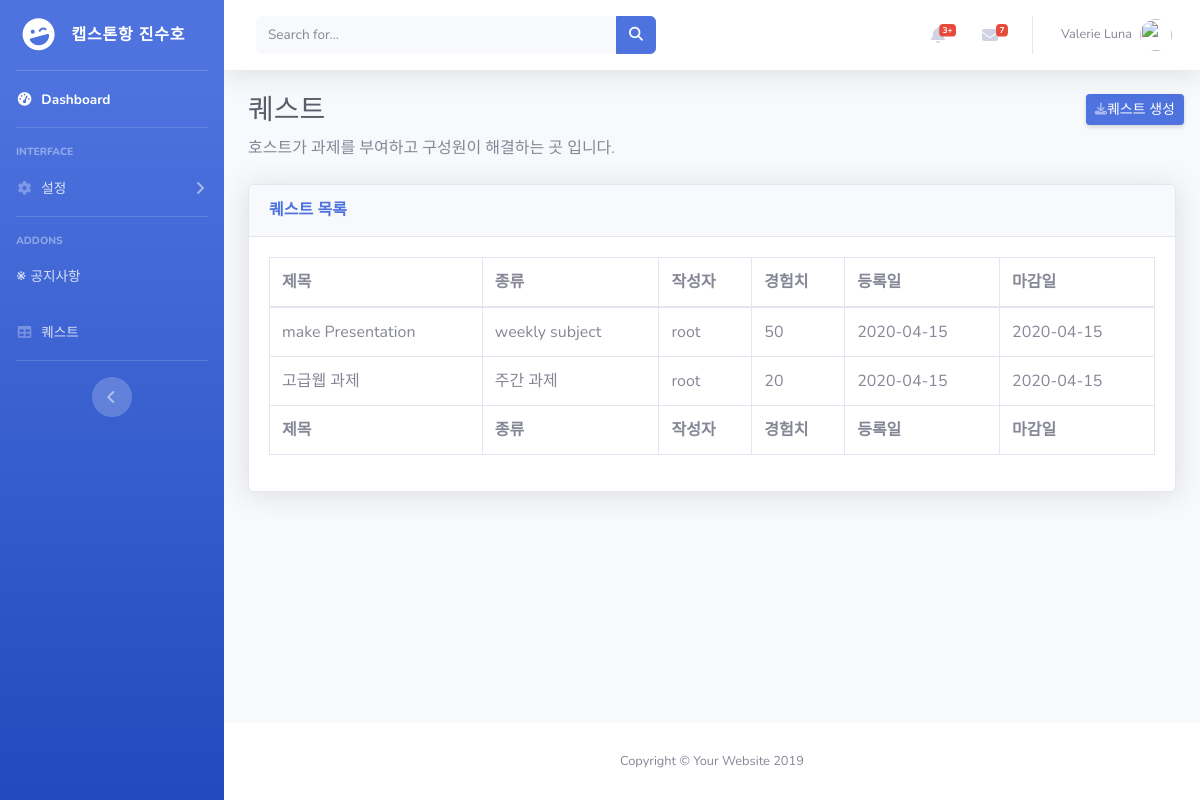
The app's page /group/2/showQuest/ (signed in), older data.
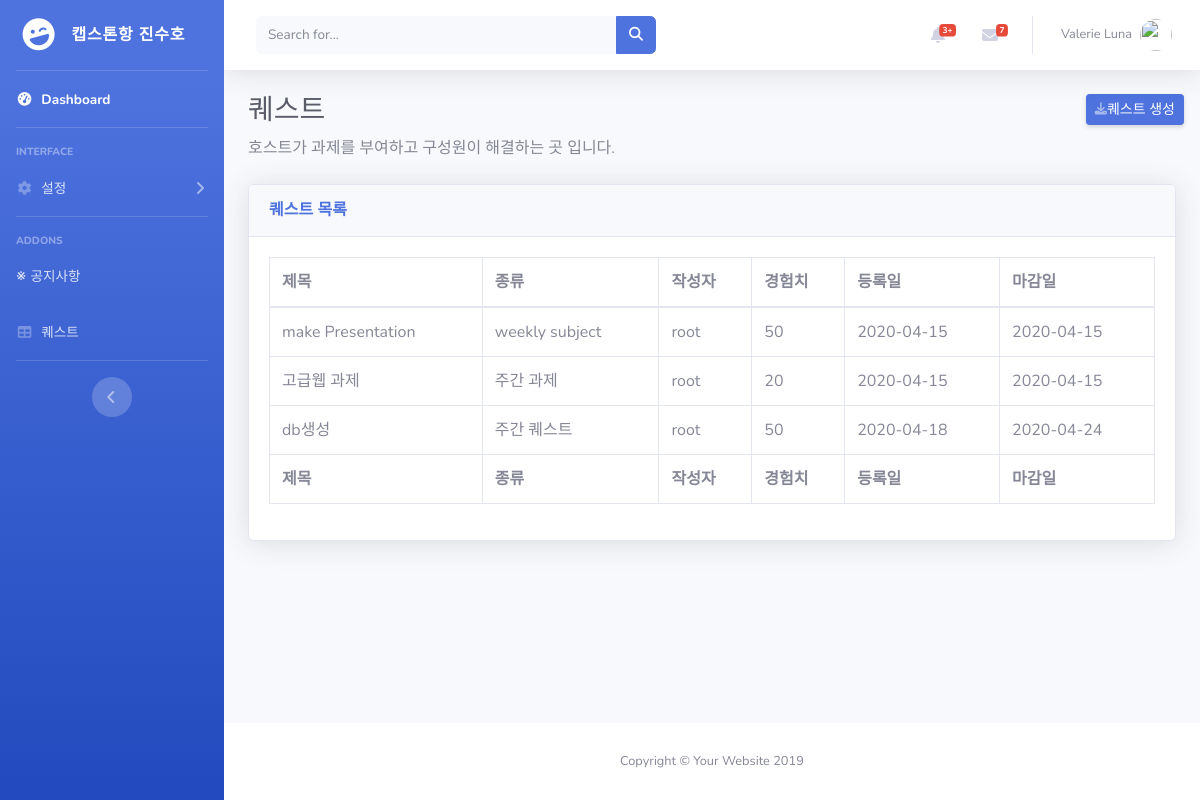
The same page, newer data.
### group_control/models.py (models this page shows)
class Quest(models.Model):
    title = models.CharField(max_length=50)
    type = models.CharField(max_length=50)
    exp = models.IntegerField(default=0)
    created_at = models.DateTimeField(auto_now_add=True)
    end = models.DateTimeField()
    join = models.ForeignKey(Join, on_delete=models.CASCADE, default=0)
    content = models.CharField(max_length=200, null=True)
    class Meta:
        ordering = ['created_at']

### main/models.py (models this page shows)
class Join(models.Model):
    user = models.ForeignKey(settings.AUTH_USER_MODEL, on_delete=models.CASCADE)
    group = models.ForeignKey(Group, on_delete=models.CASCADE, default=0)
    role = models.CharField(max_length=50, default='member')
    exp = models.IntegerField(default=0)
    level = models.IntegerField(default=0)
    penalty = models.IntegerField(default=0)

class Group(models.Model):
    title = models.CharField(max_length=50)
    finalTarget = models.CharField(max_length=200)
    groupType = models.CharField(max_length=50, default='토익 스터디')
    fee = models.IntegerField(default=100)
    host = models.ForeignKey(settings.AUTH_USER_MODEL, on_delete=models.CASCADE)
    created_at = models.DateTimeField(auto_now_add=True)

### group_control/views.py (the view)
# urls.py: path('showQuest/', showQuest, name='showQuest'),    # 삭제 예정
def showQuest(request, pk):
    currGroup = Group.objects.get(id=pk)
    currJoin = Join.objects.get(group=currGroup, user=request.user)
    quest = Quest.objects.filter(join=currJoin)
    form = QuestForm()
    dict = {
        'group': currGroup,
        'quest':quest,
        'form':form,
    }
    return render(request, 'group_control/quest.html', dict)

### group_control/forms.py
class QuestForm(forms.ModelForm):
    class Meta:
        model = Quest
        fields = {'title', 'type', 'exp', 'end', 'content'}
        widgets = {
            'end': DateInput(),
        }

### group_control/templates/group_control/quest.html (shortened to what the changed rows need)
{% load static %}
<!DOCTYPE html>
<html lang="en">
<head>
  <link href="{% static 'vendor/fontawesome-free/css/all.min.css' %}" rel="stylesheet" type="text/css">
  <link href="{% static 'css/sb-admin-2.min.css' %}" rel="stylesheet">
  <link href="{% static 'vendor/datatables/dataTables.bootstrap4.min.css' %}" rel="stylesheet">
</head>
<body id="page-top">
  <div id="wrapper">
    <div id="content-wrapper" class="d-flex flex-column">
      <div id="content">
        <div class="container-fluid">
          <h1 class="h3 mb-2 text-gray-800">퀘스트</h1>
          <div class="card shadow mb-4">
            <div class="card-body">
              <div class="table-responsive">
                <table class="table table-bordered" id="dataTable" width="100%" cellspacing="0">
                  <thead>
                    <tr>
                      <th>제목</th>
                      <th>종류</th>
                      <th>작성자</th>
                      <th>경험치</th>
                      <th>등록일</th>
                      <th>마감일</th>
                    </tr>
                  </thead>
                  <tfoot>
                    <tr>
                      <th>제목</th>
                      <th>종류</th>
                      <th>작성자</th>
                      <th>경험치</th>
                      <th>등록일</th>
                      <th>마감일</th>
                    </tr>
                  </tfoot>
                  <tbody>
                   {% for q in quest %}
                    <tr id ="quest1" onclick="viewModal('{{q.title}}')" style="cursor: pointer;">
                      <td>{{q.title}}</td>
                      <td>{{q.type}}</td>
                      <td>{{q.join.group.host}}</td>
                      <td>{{q.exp}}</td>
                      <td>{{q.created_at | date:'Y-m-d'}}</td>
                      <td>{{q.end | date:'Y-m-d'}}</td>
                    </tr>
                   {% endfor %}
                  </tbody>
                </table>
              </div>
            </div>
          </div>
        </div>
      </div>
    </div>
  </div>
</body>
</html>

Row changes from the older to the newer data that the page shows:
added Quest: title "db생성", type "주간 퀘스트", join.group.host "root", exp "50", created_at "2020-04-18", end "2020-04-24"
